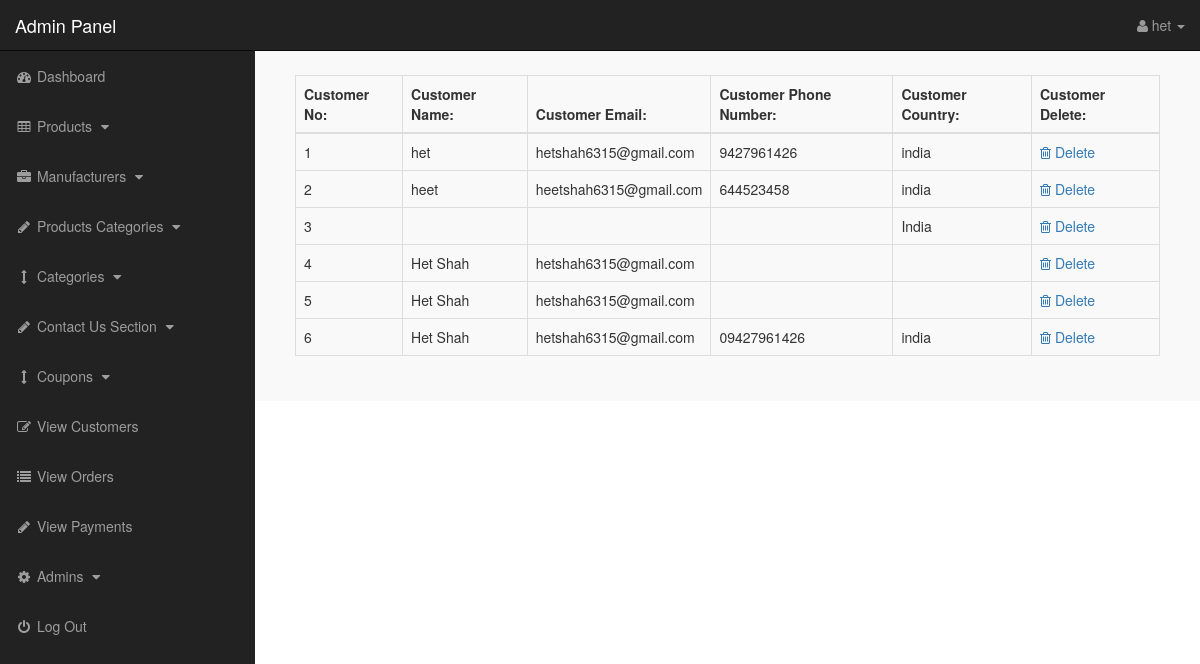
Page /admin/index.php?view_customers (signed in) on the earlier database version.
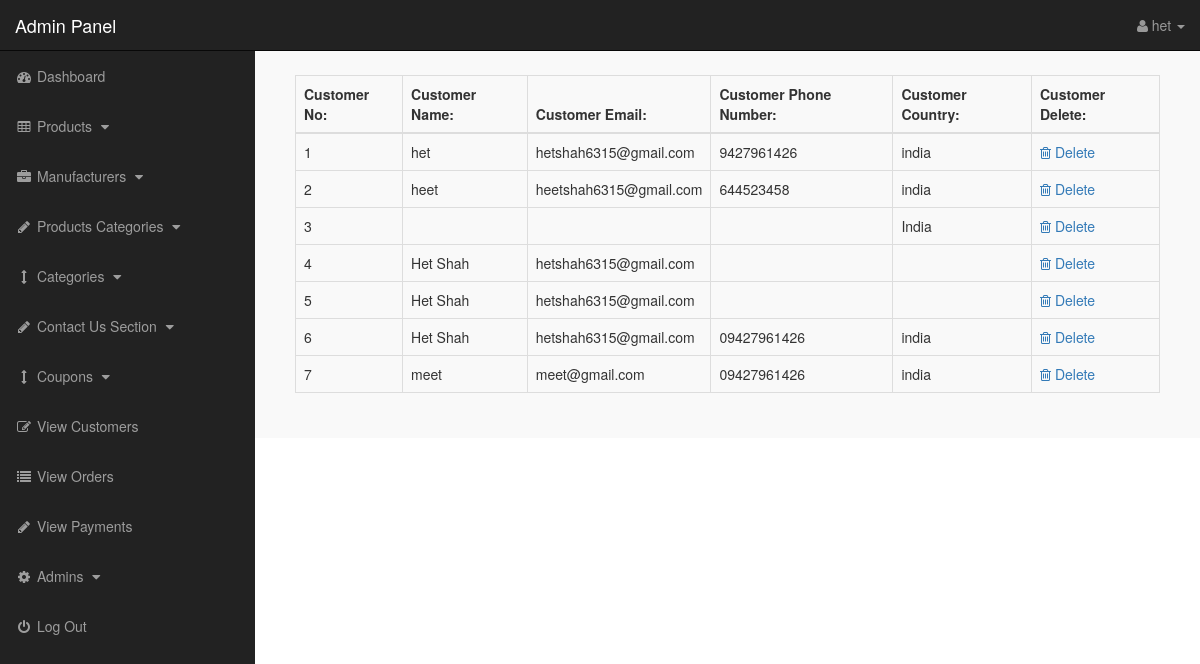
Same page on the later database version.
### tables this page shows
CREATE TABLE `customers` (
  `customer_id` int(10) NOT NULL,
  `customer_name` varchar(255) NOT NULL,
  `customer_pass` int(11) NOT NULL,
  `customer_email` varchar(255) NOT NULL,
  `customer_country` text NOT NULL,
  `customer_city` text NOT NULL,
  `state` varchar(100) NOT NULL,
  `zip_code` varchar(20) NOT NULL,
  `customer_contact` varchar(255) NOT NULL,
  `phone_number` varchar(20) NOT NULL,
  `customer_address` text NOT NULL,
  `created_at` timestamp NOT NULL DEFAULT current_timestamp(),
  `updated_at` timestamp NOT NULL DEFAULT current_timestamp() ON UPDATE current_timestamp()
);

### admin/view_customers.php (the view)
<?php
if (!isset($_SESSION['admin_email'])) {
    echo "<script>window.open('../login.php','_self')</script>";
} else {
?>
    <div class="panel-body">
        <div class="table-responsive">
            <table class="table table-bordered table-hover table-striped">
                <thead>
                    <tr>
                        <th>Customer No:</th>
                        <th>Customer Name:</th>
                        <th>Customer Email:</th>
                        <th>Customer Phone Number:</th>
                        <th>Customer Country:</th>
                        <th>Customer Delete:</th>
                    </tr>
                </thead>
                <tbody>
                    <?php
                    $i = 0;
                    $get_c = "select * from customers";
                    $run_c = mysqli_query($con, $get_c);
                    while ($row_c = mysqli_fetch_array($run_c)) {
                        $c_id = $row_c['customer_id'];
                        $c_name = $row_c['customer_name'];
                        $c_email = $row_c['customer_email'];
                        $c_contact = $row_c['customer_contact'];
                        $c_country = $row_c['customer_country'];
                        $i++;
                    ?>
                        <tr>
                            <td><?php echo $i; ?></td>
                            <td><?php echo $c_name; ?></td>
                            <td><?php echo $c_email; ?></td>
                            <td><?php echo $c_contact; ?></td>
                            <td><?php echo $c_country; ?></td>
                            <td>
                                <a href="index.php?customer_delete=<?php echo $c_id; ?>">
                                    <i class="fa fa-trash-o"></i> Delete
                                </a>
                            </td>
                        </tr>
                    <?php } ?>
                </tbody>
            </table>
        </div>
    </div>
    </div>
    </div>
    </div>
<?php } ?>

### admin/includes/sidebar.php (shortened to what the changed rows need)
<?php
if (!isset($_SESSION['admin_email'])) {
    echo "<script>window.open('login.php','_self')</script>";
} else {
?>
    <nav class="navbar navbar-inverse navbar-fixed-top">
        <div class="navbar-header">
            <a class="navbar-brand" href="index.php?dashboard">Admin Panel</a>
        </div>
        <ul class="nav navbar-right top-nav">
            <li class="dropdown">
                <a href="#" class="dropdown-toggle" data-toggle="dropdown">
                    <i class="fa fa-user"></i>
                    <?php echo $admin_name; ?> <b class="caret"></b>
                </a>
            </li>
        </ul>
        <div class="collapse navbar-collapse navbar-ex1-collapse">
            <ul class="nav navbar-nav side-nav">
                <li>
                    <a href="index.php?dashboard">
                        <i class="fa fa-fw fa-dashboard"></i> Dashboard
                    </a>
                </li>
                <li>
                    <a href="#" data-toggle="collapse" data-target="#products">
                        <i class="fa fa-fw fa-table"></i> Products
                        <i class="fa fa-fw fa-caret-down"></i>
                    </a>
                </li>
                <li>
                    <a href="#" data-toggle="collapse" data-target="#manufacturers">
                        <i class="fa fa-fw fa-briefcase"></i> Manufacturers
                        <i class="fa fa-fw fa-caret-down"></i>
                    </a>
                </li>
                <li>
                    <a href="#" data-toggle="collapse" data-target="#p_cat">
                        <i class="fa fa-fw fa-pencil"></i> Products Categories
                        <i class="fa fa-fw fa-caret-down"></i>
                    </a>
                </li>
                <li>
                    <a href="#" data-toggle="collapse" data-target="#cat">
                        <i class="fa fa-fw fa-arrows-v"></i> Categories
                        <i class="fa fa-fw fa-caret-down"></i>
                    </a>
                </li>
                <li>
                    <a href="#" data-toggle="collapse" data-target="#contact_us">
                        <i class="fa fa-fw fa-pencil"> </i> Contact Us Section
                        <i class="fa fa-fw fa-caret-down"></i>
                    </a>
                </li>
                <li>
                    <a href="#" data-toggle="collapse" data-target="#coupons">
                        <i class="fa fa-fw fa-arrows-v"></i> Coupons
                        <i class="fa fa-fw fa-caret-down"></i>
                    </a>
                </li>
                <li>
                    <a href="index.php?view_customers">
                        <i class="fa fa-fw fa-edit"></i> View Customers
                    </a>
                </li>
                <li>
                    <a href="index.php?view_orders">
                        <i class="fa fa-fw fa-list"></i> View Orders
                    </a>
                </li>
                <li>
                    <a href="index.php?view_payments">
                        <i class="fa fa-fw fa-pencil"></i> View Payments
                    </a>
                </li>
                <li>
                    <a href="#" data-toggle="collapse" data-target="#users">
                        <i class="fa fa-fw fa-gear"></i> Admins
                        <i class="fa fa-fw fa-caret-down"></i>
                    </a>
                </li>
                <li>
                    <a href="logout.php">
                        <i class="fa fa-fw fa-power-off"></i> Log Out
                    </a>
                </li>
            </ul>
        </div>
    </nav>
<?php } ?>

Differences in the rows shown:
added customers: customer_name "meet", customer_email "meet@gmail.com", customer_contact "09427961426", customer_country "india"
